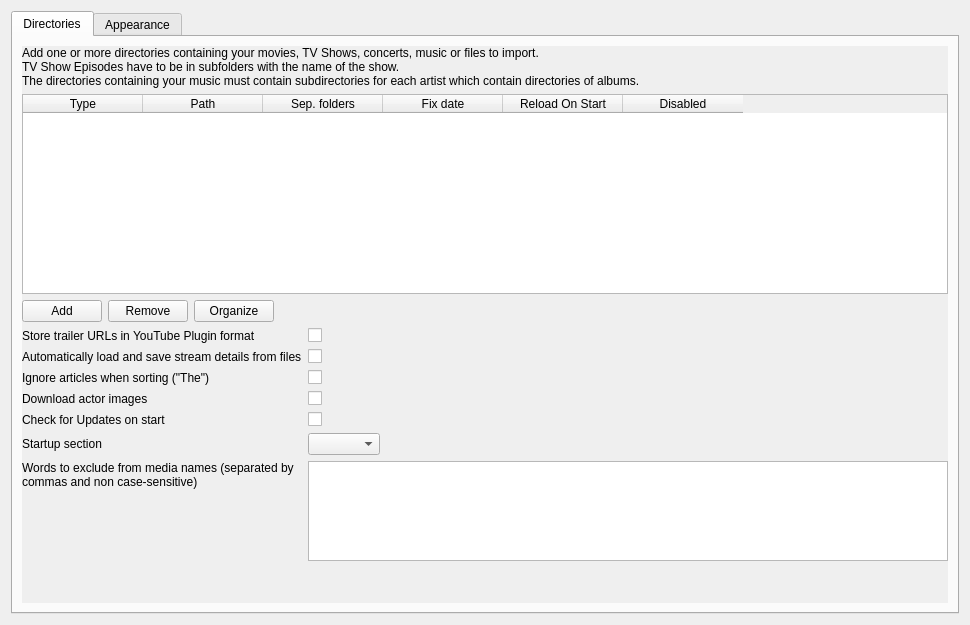
<?xml version="1.0" encoding="UTF-8"?>
<ui version="4.0">
 <class>GlobalSettingsWidget</class>
 <widget class="QWidget" name="GlobalSettingsWidget">
  <property name="geometry">
   <rect>
    <x>0</x>
    <y>0</y>
    <width>970</width>
    <height>625</height>
   </rect>
  </property>
  <layout class="QHBoxLayout" name="horizontalLayout_2">
   <item>
    <widget class="QTabWidget" name="globalSettingsTab">
     <property name="currentIndex">
      <number>0</number>
     </property>
     <widget class="QWidget" name="globalSettingsDirectoriesTab">
      <attribute name="title">
       <string>Directories</string>
      </attribute>
      <layout class="QVBoxLayout" name="verticalLayout" stretch="0">
       <item>
        <widget class="QScrollArea" name="globalSettingsScrollArea">
         <property name="frameShape">
          <enum>QFrame::Shape::NoFrame</enum>
         </property>
         <property name="widgetResizable">
          <bool>true</bool>
         </property>
         <widget class="QWidget" name="globalSettingsScrollAreaContent">
          <property name="geometry">
           <rect>
            <x>0</x>
            <y>0</y>
            <width>905</width>
            <height>687</height>
           </rect>
          </property>
          <layout class="QVBoxLayout" name="verticalLayout_3" stretch="0,1,0,0,0">
           <property name="leftMargin">
            <number>0</number>
           </property>
           <property name="topMargin">
            <number>0</number>
           </property>
           <property name="rightMargin">
            <number>0</number>
           </property>
           <property name="bottomMargin">
            <number>0</number>
           </property>
           <item>
            <widget class="QLabel" name="labelGlobal">
             <property name="text">
              <string>Add one or more directories containing your movies, TV Shows, concerts, music or files to import.
TV Show Episodes have to be in subfolders with the name of the show.
The directories containing your music must contain subdirectories for each artist which contain directories of albums.</string>
             </property>
             <property name="wordWrap">
              <bool>true</bool>
             </property>
            </widget>
           </item>
           <item>
            <widget class="QTableWidget" name="dirs">
             <property name="minimumSize">
              <size>
               <width>0</width>
               <height>100</height>
              </size>
             </property>
             <property name="maximumSize">
              <size>
               <width>16777215</width>
               <height>200</height>
              </size>
             </property>
             <property name="selectionMode">
              <enum>QAbstractItemView::SelectionMode::SingleSelection</enum>
             </property>
             <attribute name="horizontalHeaderDefaultSectionSize">
              <number>120</number>
             </attribute>
             <attribute name="verticalHeaderVisible">
              <bool>false</bool>
             </attribute>
             <column>
              <property name="text">
               <string>Type</string>
              </property>
             </column>
             <column>
              <property name="text">
               <string>Path</string>
              </property>
             </column>
             <column>
             <property name="text">
              <string>Sep. folders</string>
             </property>
             <property name="toolTip">
              <string>Items are in separate folders</string>
             </property>
            </column>
            <column>
             <property name="text">
              <string>Fix date</string>
             </property>
             <property name="toolTip">
              <string>Set file dates from folder</string>
             </property>
            </column>
            <column>
             <property name="text">
              <string>Reload On Start</string>
             </property>
             <property name="toolTip">
               <string>Automatically reload contents on start</string>
              </property>
             </column>
             <column>
              <property name="text">
               <string>Disabled</string>
              </property>
              <property name="toolTip">
               <string>Ignore this folder.</string>
              </property>
             </column>
            </widget>
           </item>
           <item>
            <layout class="QHBoxLayout" name="horizontalLayout">
             <item>
              <widget class="QPushButton" name="buttonAddDir">
               <property name="text">
                <string>Add</string>
               </property>
              </widget>
             </item>
             <item>
              <widget class="QPushButton" name="buttonRemoveDir">
               <property name="text">
                <string>Remove</string>
               </property>
              </widget>
             </item>
             <item>
              <widget class="QPushButton" name="buttonMovieFilesToDirs">
               <property name="toolTip">
                <string>&lt;html&gt;&lt;head/&gt;&lt;body&gt;&lt;p&gt;Sort movies into separate directories&lt;/p&gt;&lt;/body&gt;&lt;/html&gt;</string>
               </property>
               <property name="text">
                <string>Organize</string>
               </property>
              </widget>
             </item>
             <item>
              <spacer name="horizontalSpacer">
               <property name="orientation">
                <enum>Qt::Horizontal</enum>
               </property>
               <property name="sizeHint" stdset="0">
                <size>
                 <width>40</width>
                 <height>20</height>
                </size>
               </property>
              </spacer>
             </item>
            </layout>
           </item>
           <item>
            <layout class="QFormLayout" name="formLayout_3">
             <property name="fieldGrowthPolicy">
              <enum>QFormLayout::FieldGrowthPolicy::ExpandingFieldsGrow</enum>
             </property>
             <item row="0" column="0">
              <widget class="QLabel" name="lblYouTubePlugin">
               <property name="text">
                <string>Store trailer URLs in YouTube Plugin format</string>
               </property>
              </widget>
             </item>
             <item row="0" column="1">
              <widget class="QCheckBox" name="useYoutubePluginUrls">
               <property name="text">
                <string/>
               </property>
              </widget>
             </item>
             <item row="1" column="0">
              <widget class="QLabel" name="lblAutomaticStreamDetails">
               <property name="text">
                <string>Automatically load and save stream details from files</string>
               </property>
              </widget>
             </item>
             <item row="1" column="1">
              <widget class="QCheckBox" name="chkAutoLoadStreamDetails">
               <property name="text">
                <string/>
               </property>
              </widget>
             </item>
             <item row="2" column="0">
              <widget class="QLabel" name="lblIgnoreArticles">
               <property name="text">
                <string>Ignore articles when sorting (&quot;The&quot;)</string>
               </property>
              </widget>
             </item>
             <item row="2" column="1">
              <widget class="QCheckBox" name="chkIgnoreArticlesWhenSorting">
               <property name="text">
                <string/>
               </property>
              </widget>
             </item>
             <item row="3" column="0">
              <widget class="QLabel" name="lblDownloadActorImages">
               <property name="text">
                <string>Download actor images</string>
               </property>
              </widget>
             </item>
             <item row="3" column="1">
              <widget class="QCheckBox" name="chkDownloadActorImages">
               <property name="text">
                <string/>
               </property>
              </widget>
             </item>
             <item row="4" column="0">
              <widget class="QLabel" name="lblCheckForUpdates">
               <property name="text">
                <string>Check for Updates on start</string>
               </property>
              </widget>
             </item>
             <item row="4" column="1">
              <widget class="QCheckBox" name="chkCheckForUpdates">
               <property name="text">
                <string/>
               </property>
              </widget>
             </item>
             <item row="6" column="0">
              <widget class="QLabel" name="lblExcludeWords">
               <property name="text">
                <string>Words to exclude from media names (separated by commas and non case-sensitive)</string>
               </property>
               <property name="alignment">
                <set>Qt::AlignmentFlag::AlignLeading|Qt::AlignmentFlag::AlignLeft|Qt::AlignmentFlag::AlignTop</set>
               </property>
               <property name="wordWrap">
                <bool>true</bool>
               </property>
              </widget>
             </item>
             <item row="6" column="1">
              <widget class="QTextEdit" name="excludeWordsText">
               <property name="maximumSize">
                <size>
                 <width>16777215</width>
                 <height>100</height>
                </size>
               </property>
               <property name="toolTip">
                <string>Words to exclude from media names (separated by commas and non case-sensitive)</string>
               </property>
              </widget>
             </item>
             <item row="5" column="0">
              <widget class="QLabel" name="lblStartupSection">
               <property name="text">
                <string>Startup section</string>
               </property>
              </widget>
             </item>
             <item row="5" column="1">
              <widget class="QComboBox" name="comboStartupSection"/>
             </item>
            </layout>
           </item>
           <item>
            <spacer name="verticalSpacer">
             <property name="orientation">
              <enum>Qt::Vertical</enum>
             </property>
             <property name="sizeHint" stdset="0">
              <size>
               <width>20</width>
               <height>40</height>
              </size>
             </property>
            </spacer>
           </item>
          </layout>
         </widget>
        </widget>
       </item>
      </layout>
     </widget>
     <widget class="QWidget" name="globalSettingsAppearanceTab">
      <attribute name="title">
       <string>Appearance</string>
      </attribute>
      <layout class="QVBoxLayout" name="verticalLayout_2">
       <item>
        <layout class="QFormLayout" name="formLayout">
         <property name="fieldGrowthPolicy">
          <enum>QFormLayout::FieldGrowthPolicy::ExpandingFieldsGrow</enum>
         </property>
         <item row="0" column="0">
          <widget class="QLabel" name="lblTheme">
           <property name="text">
            <string>Main Window Theme</string>
           </property>
          </widget>
         </item>
         <item row="0" column="1">
          <widget class="QComboBox" name="comboTheme"/>
         </item>
        </layout>
       </item>
      </layout>
     </widget>
    </widget>
   </item>
  </layout>
 </widget>
 <resources/>
 <connections/>
</ui>
